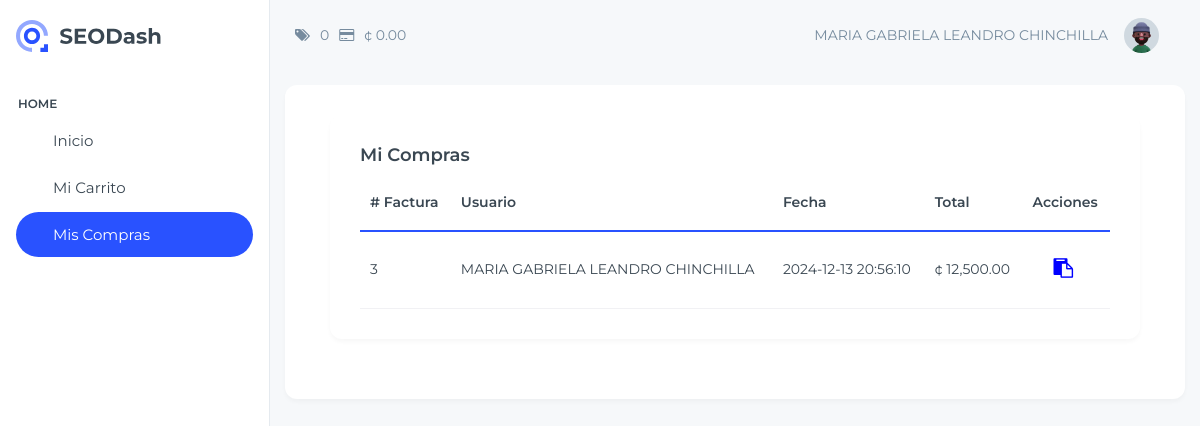
/View/Carrito/consultarFacturas.php (signed in), run on the app's committed database.
### tables this page shows
CREATE TABLE `tmaestro` (
  `Consecutivo` bigint(20) NOT NULL AUTO_INCREMENT,
  `Fecha` datetime DEFAULT NULL,
  `ConsecutivoUsuario` bigint(20) DEFAULT NULL,
  `Total` decimal(18,2) DEFAULT NULL,
  PRIMARY KEY (`Consecutivo`),
  KEY `FK_MaestroUsuario` (`ConsecutivoUsuario`),
  CONSTRAINT `FK_MaestroUsuario` FOREIGN KEY (`ConsecutivoUsuario`) REFERENCES `tusuario` (`Consecutivo`)
);

CREATE TABLE `tusuario` (
  `Consecutivo` bigint(11) NOT NULL AUTO_INCREMENT,
  `Identificacion` varchar(20) NOT NULL,
  `Nombre` varchar(255) NOT NULL,
  `CorreoElectronico` varchar(80) NOT NULL,
  `Contrasena` varchar(10) NOT NULL,
  `Activo` bit(1) NOT NULL,
  `ConsecutivoRol` int(11) DEFAULT NULL,
  PRIMARY KEY (`Consecutivo`),
  UNIQUE KEY `CorreoElectronico_UNIQUE` (`CorreoElectronico`),
  UNIQUE KEY `Identificacion_UNIQUE` (`Identificacion`),
  KEY `FK_ROL` (`ConsecutivoRol`),
  CONSTRAINT `FK_ROL` FOREIGN KEY (`ConsecutivoRol`) REFERENCES `trol` (`Consecutivo`)
);

### Model/CarritoModel.php (called while the page is built, shortened)
<?php
    function ConsultarFacturasModel($consecutivo)
    {
        try {
            $enlace = AbrirBD();
            $sentencia = "CALL ConsultarFacturas('$consecutivo')" ;
            $result = $enlace -> query($sentencia);
            return $result;
        } catch (Exception $ex) {
            return null;
        }
    }
?>

### Controller/CarritoController.php (called while the page is built, shortened)
<?php
include_once $_SERVER["DOCUMENT_ROOT"] .'/Proyecto_Clase/Model/CarritoModel.php';
function ConsultarFacturas()
{
    return ConsultarFacturasModel($_SESSION["ConsecutivoUsuario"]);
}
?>

### View/Carrito/consultarFacturas.php (the view, shortened to what this page needs)
<?php
    include_once $_SERVER["DOCUMENT_ROOT"] .'/Proyecto_Clase/View/layout.php';
    include_once $_SERVER["DOCUMENT_ROOT"] .'/Proyecto_Clase/Controller/CarritoController.php';
?>
<!doctype html>
<html lang="en">
<body class="page-wrapper">
    <div id="main-wrapper" data-layout="vertical" data-navbarbg="skin6" data-sidebartype="full"
        data-sidebar-position="fixed" data-header-position="fixed">
        <div class="body-wrapper">
            <div class="container-fluid">
                <div class="row">
                    <div class="card">
                        <div class="card-body">
                            <div class="card">
                                <div class="card-body">
                                    <h5 class="card-title">Mi Compras</h5>
                                    <div class="table-responsive">
                                        <table id="example" class="table text-nowrap align-middle mb-0">
                                            <thead>
                                                <tr class="border-2 border-bottom border-primary border-0">
                                                    <th scope="col"># Factura</th>
                                                    <th scope="col">Usuario</th>
                                                    <th scope="col">Fecha</th>
                                                    <th scope="col">Total</th>
                                                    <th scope="col">Acciones</th>
                                                </tr>
                                            </thead>
                                            <tbody class="table-group-divider">
                                                <?php
                                                    $datos = ConsultarFacturas();
                                                    While($fila = mysqli_fetch_array($datos))
                                                    {
                                                        echo "<tr>";
                                                        echo "<td>" . $fila["Consecutivo"] . "</td>";
                                                        echo "<td>" . $fila["Nombre"]. "</td>";
                                                        echo "<td>" . $fila["Fecha"]. "</td>";
                                                        echo "<td>¢ " . number_format($fila["Total"],2). "</td>";
                                                        echo '<td>
                                                        <a href="consultarDetalleFactura.php?id=' . $fila["Consecutivo"] . '" class="btn">
                                                            <i class="fa fa-clipboard" style="color:blue; font-size: 1.4em"></i>
                                                        </a>
                                                        </td>';
                                                        echo "</tr>";
                                                    }
                                                ?>
                                            </tbody>
                                        </table>
                                    </div>
                                </div>
                            </div>
                        </div>
                    </div>
                </div>
            </div>
        </div>
    </div>
</body>
</html>

### data on the page
tmaestro: Consecutivo "3", ConsecutivoUsuario.Nombre "MARIA GABRIELA LEANDRO CHINCHILLA", Fecha "2024-12-13 20:56:10", Total "12,500.00"

### other printed values
$cantidad "0"
$total "0.00"
$usuario "MARIA GABRIELA LEANDRO CHINCHILLA"
